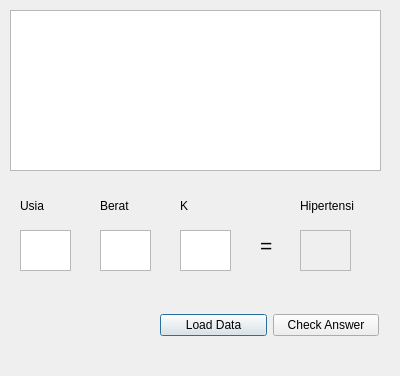
<?xml version="1.0" encoding="UTF-8"?>
<ui version="4.0">
 <class>Dialog</class>
 <widget class="QDialog" name="Dialog">
  <property name="geometry">
   <rect>
    <x>0</x>
    <y>0</y>
    <width>400</width>
    <height>376</height>
   </rect>
  </property>
  <property name="windowTitle">
   <string>Dialog</string>
  </property>
  <widget class="QWidget" name="horizontalLayoutWidget">
   <property name="geometry">
    <rect>
     <x>160</x>
     <y>300</y>
     <width>219</width>
     <height>51</height>
    </rect>
   </property>
   <layout class="QHBoxLayout" name="horizontalLayout">
    <item>
     <widget class="QPushButton" name="pushButton_2">
      <property name="text">
       <string>Load Data</string>
      </property>
     </widget>
    </item>
    <item>
     <widget class="QPushButton" name="pushButton">
      <property name="text">
       <string>Check Answer</string>
      </property>
     </widget>
    </item>
   </layout>
  </widget>
  <widget class="QLabel" name="label">
   <property name="geometry">
    <rect>
     <x>20</x>
     <y>310</y>
     <width>131</width>
     <height>31</height>
    </rect>
   </property>
   <property name="text">
    <string/>
   </property>
  </widget>
  <widget class="QTextBrowser" name="textBrowser">
   <property name="geometry">
    <rect>
     <x>10</x>
     <y>10</y>
     <width>371</width>
     <height>161</height>
    </rect>
   </property>
  </widget>
  <widget class="QTextEdit" name="textEdit">
   <property name="geometry">
    <rect>
     <x>20</x>
     <y>230</y>
     <width>51</width>
     <height>41</height>
    </rect>
   </property>
  </widget>
  <widget class="QTextEdit" name="textEdit_2">
   <property name="geometry">
    <rect>
     <x>100</x>
     <y>230</y>
     <width>51</width>
     <height>41</height>
    </rect>
   </property>
  </widget>
  <widget class="QTextEdit" name="textEdit_3">
   <property name="enabled">
    <bool>false</bool>
   </property>
   <property name="geometry">
    <rect>
     <x>300</x>
     <y>230</y>
     <width>51</width>
     <height>41</height>
    </rect>
   </property>
  </widget>
  <widget class="QLabel" name="label_2">
   <property name="geometry">
    <rect>
     <x>20</x>
     <y>190</y>
     <width>51</width>
     <height>31</height>
    </rect>
   </property>
   <property name="text">
    <string>Usia</string>
   </property>
  </widget>
  <widget class="QLabel" name="label_3">
   <property name="geometry">
    <rect>
     <x>100</x>
     <y>190</y>
     <width>51</width>
     <height>31</height>
    </rect>
   </property>
   <property name="text">
    <string>Berat</string>
   </property>
  </widget>
  <widget class="QLabel" name="label_4">
   <property name="geometry">
    <rect>
     <x>260</x>
     <y>230</y>
     <width>21</width>
     <height>31</height>
    </rect>
   </property>
   <property name="font">
    <font>
     <pointsize>16</pointsize>
    </font>
   </property>
   <property name="text">
    <string>=</string>
   </property>
  </widget>
  <widget class="QLabel" name="label_5">
   <property name="geometry">
    <rect>
     <x>300</x>
     <y>190</y>
     <width>91</width>
     <height>31</height>
    </rect>
   </property>
   <property name="text">
    <string>Hipertensi</string>
   </property>
  </widget>
  <widget class="QTextEdit" name="textEdit_4">
   <property name="geometry">
    <rect>
     <x>180</x>
     <y>230</y>
     <width>51</width>
     <height>41</height>
    </rect>
   </property>
  </widget>
  <widget class="QLabel" name="label_6">
   <property name="geometry">
    <rect>
     <x>180</x>
     <y>190</y>
     <width>51</width>
     <height>31</height>
    </rect>
   </property>
   <property name="text">
    <string>K</string>
   </property>
  </widget>
 </widget>
 <resources/>
 <connections/>
</ui>
